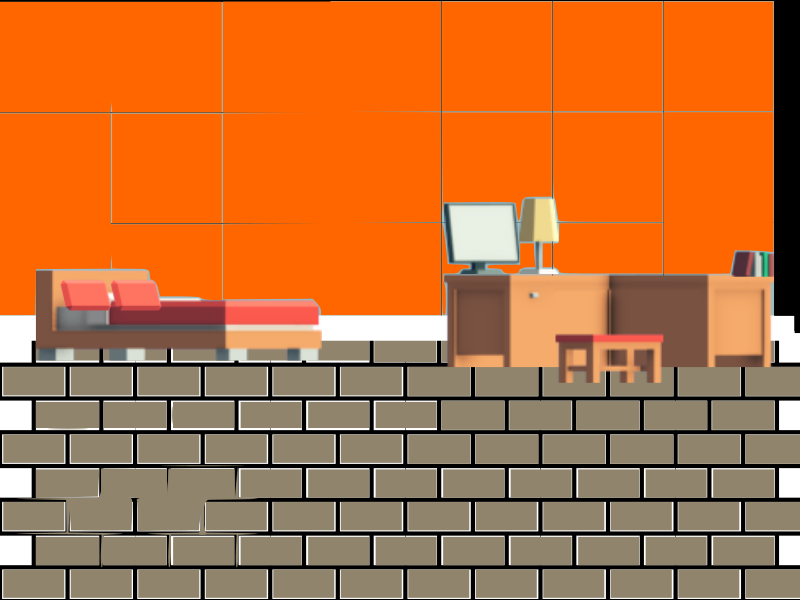

Below is a game level as drawn by its tile map, then a one-line description and the .tmx file that defines it, in full:
An orthogonal 1x1 tile map with 800x600 px tiles, 1 tile layer (Tile Layer 1) and 5 objects (island_map.tmx, start).

<map version="1.5" tiledversion="1.6.0" orientation="orthogonal" renderorder="right-down" width="1" height="1" tilewidth="800" tileheight="600" infinite="0" nextlayerid="6" nextobjectid="9">
 <tileset firstgid="1" source="inside.tsx" />
 <layer id="1" name="Tile Layer 1" width="1" height="1">
  <data encoding="csv">
4
</data>
 </layer>
 <objectgroup id="3" name="houses">
  <object id="2" name="island_map.tmx" x="4" y="319" width="28" height="281" />
 </objectgroup>
 <objectgroup id="4" name="obstacle">
  <object id="4" x="7" y="6" width="792" height="309" />
  <object id="5" x="1" y="577" width="795" height="21" />
  <object id="8" x="776" y="315" width="33" height="286" />
 </objectgroup>
 <objectgroup id="5" name="hero_start_position">
  <object id="3" name="start" x="122" y="424">
   <point />
  </object>
 </objectgroup>
</map>
